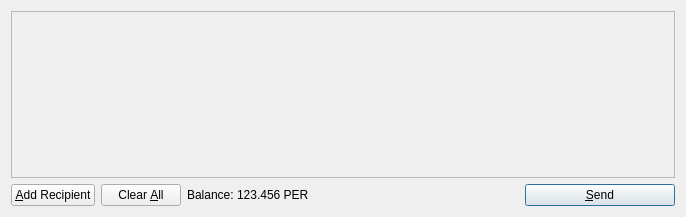
<?xml version="1.0" encoding="UTF-8"?>
<ui version="4.0">
 <class>SendCoinsDialog</class>
 <widget class="QDialog" name="SendCoinsDialog">
  <property name="geometry">
   <rect>
    <x>0</x>
    <y>0</y>
    <width>686</width>
    <height>217</height>
   </rect>
  </property>
  <property name="windowTitle">
   <string>Send Coins</string>
  </property>
  <layout class="QVBoxLayout" name="verticalLayout">
   <item>
    <widget class="QScrollArea" name="scrollArea">
     <property name="widgetResizable">
      <bool>true</bool>
     </property>
     <widget class="QWidget" name="scrollAreaWidgetContents">
      <property name="geometry">
       <rect>
        <x>0</x>
        <y>0</y>
        <width>666</width>
        <height>165</height>
       </rect>
      </property>
      <layout class="QVBoxLayout" name="verticalLayout_2">
       <property name="margin">
        <number>0</number>
       </property>
       <item>
        <layout class="QVBoxLayout" name="entries">
         <property name="spacing">
          <number>6</number>
         </property>
        </layout>
       </item>
       <item>
        <spacer name="verticalSpacer">
         <property name="orientation">
          <enum>Qt::Vertical</enum>
         </property>
         <property name="sizeHint" stdset="0">
          <size>
           <width>20</width>
           <height>40</height>
          </size>
         </property>
        </spacer>
       </item>
      </layout>
     </widget>
    </widget>
   </item>
   <item>
    <layout class="QHBoxLayout" name="horizontalLayout">
     <item>
      <widget class="QPushButton" name="addButton">
       <property name="toolTip">
        <string>Send to multiple recipients at once</string>
       </property>
       <property name="text">
        <string>&amp;Add Recipient</string>
       </property>
       <property name="icon">
        <iconset resource="../bitcoin.qrc">
         <normaloff>:/icons/add</normaloff>:/icons/add</iconset>
       </property>
       <property name="autoDefault">
        <bool>false</bool>
       </property>
      </widget>
     </item>
     <item>
      <widget class="QPushButton" name="clearButton">
       <property name="sizePolicy">
        <sizepolicy hsizetype="Minimum" vsizetype="Fixed">
         <horstretch>0</horstretch>
         <verstretch>0</verstretch>
        </sizepolicy>
       </property>
       <property name="toolTip">
        <string>Remove all transaction fields</string>
       </property>
       <property name="text">
        <string>Clear &amp;All</string>
       </property>
       <property name="icon">
        <iconset resource="../bitcoin.qrc">
         <normaloff>:/icons/remove</normaloff>:/icons/remove</iconset>
       </property>
       <property name="autoRepeatDelay">
        <number>300</number>
       </property>
       <property name="autoDefault">
        <bool>false</bool>
       </property>
      </widget>
     </item>
     <item>
      <layout class="QHBoxLayout" name="horizontalLayout_2">
       <property name="spacing">
        <number>3</number>
       </property>
       <item>
        <widget class="QLabel" name="label">
         <property name="text">
          <string>Balance:</string>
         </property>
        </widget>
       </item>
       <item>
        <widget class="QLabel" name="labelBalance">
         <property name="cursor">
          <cursorShape>IBeamCursor</cursorShape>
         </property>
         <property name="text">
          <string>123.456 PER</string>
         </property>
         <property name="textInteractionFlags">
          <set>Qt::LinksAccessibleByMouse|Qt::TextSelectableByKeyboard|Qt::TextSelectableByMouse</set>
         </property>
        </widget>
       </item>
      </layout>
     </item>
     <item>
      <spacer name="horizontalSpacer">
       <property name="orientation">
        <enum>Qt::Horizontal</enum>
       </property>
       <property name="sizeHint" stdset="0">
        <size>
         <width>40</width>
         <height>20</height>
        </size>
       </property>
      </spacer>
     </item>
     <item>
      <widget class="QPushButton" name="sendButton">
       <property name="minimumSize">
        <size>
         <width>150</width>
         <height>0</height>
        </size>
       </property>
       <property name="toolTip">
        <string>Confirm the send action</string>
       </property>
       <property name="text">
        <string>&amp;Send</string>
       </property>
       <property name="icon">
        <iconset resource="../bitcoin.qrc">
         <normaloff>:/icons/send</normaloff>:/icons/send</iconset>
       </property>
       <property name="default">
        <bool>true</bool>
       </property>
      </widget>
     </item>
    </layout>
   </item>
  </layout>
 </widget>
 <resources>
  <include location="../bitcoin.qrc"/>
 </resources>
 <connections/>
</ui>
